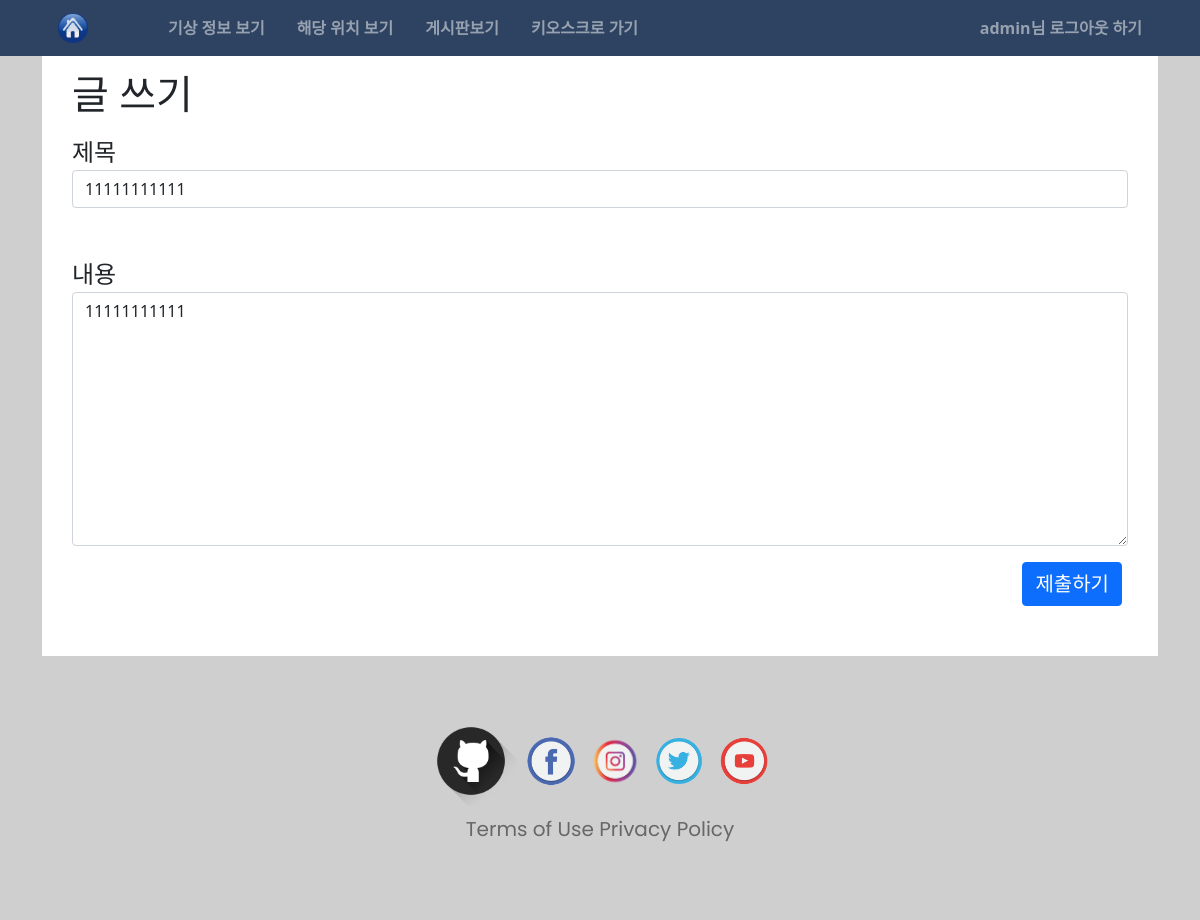
/board/question/modify/1/ (signed in), run on an earlier commit of the app's database.
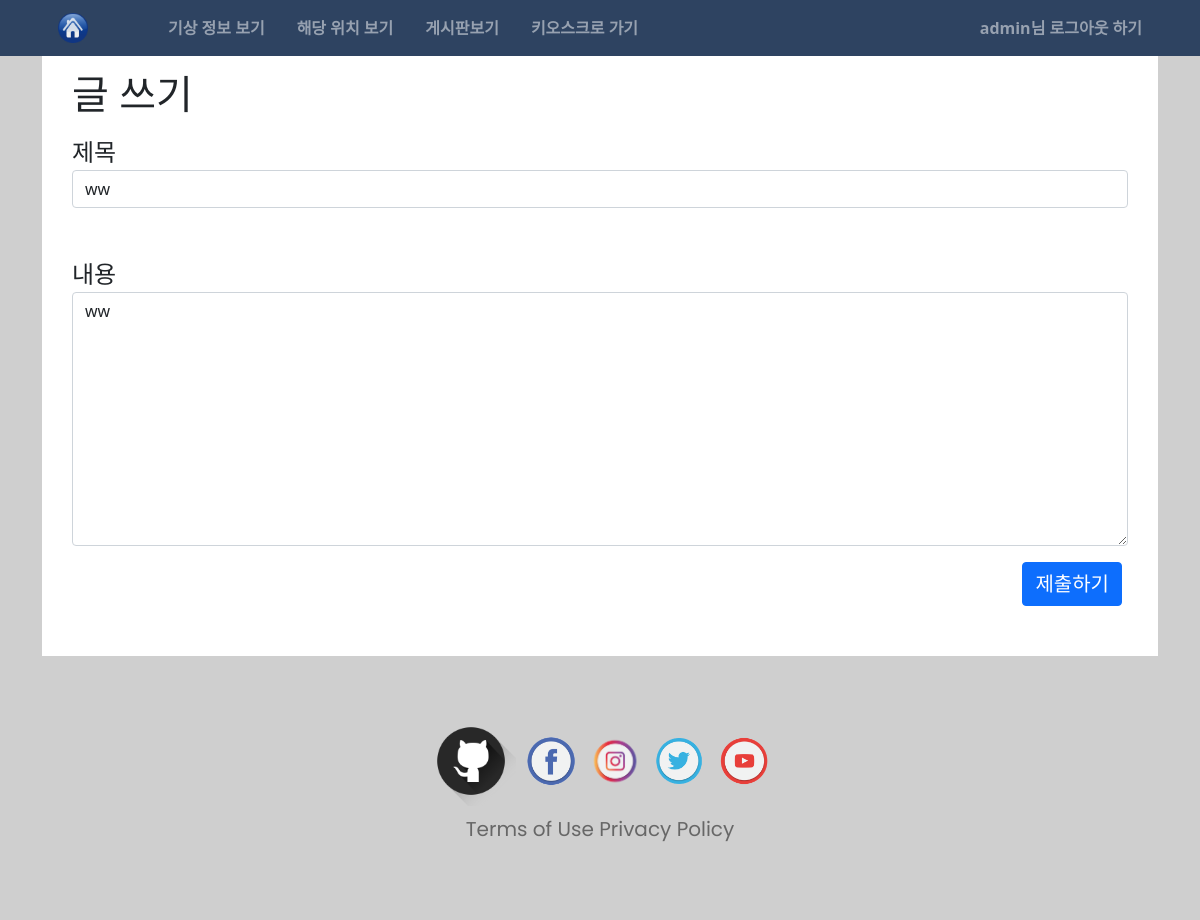
And on a later commit of the database.
### board/models.py (models this page shows, shortened)
class Question(models.Model):
  subject = models.CharField(max_length=200)
  content = models.TextField()
  create_date = models.DateTimeField()
  author = models.ForeignKey(User,on_delete=models.CASCADE, related_name='quthor_question')
  modify_date = models.DateTimeField(null=True, blank=True)
  voter = models.ManyToManyField(User,related_name='voter_question')
  devoter = models.ManyToManyField(User,related_name='devoter_question')

### board/views/question_views.py (the view)
# urls.py: path('question/modify/<int:question_id>/', question_views.question_modify, name='question_modify'),
@login_required(login_url='common:login')
def question_modify(request,question_id):
  question = get_object_or_404(Question, pk=question_id)
  if request.user != question.author:
      messages.error(request, '수정권한이 없습니다')
      return redirect('pybo:detail', question_id=question.id)
  if request.method == "POST":
    form = QuestionForm(request.POST, instance=question)
    if form.is_valid():
      question = form.save(commit=False)
      question.modify_date = timezone.now()
      question.save()
      return redirect('board:detail', question_id = question.id)
  else:
    form = QuestionForm(instance=question)
  context = {'form':form, 'question':question}
  return render(request,'board/question_create.html',context)

### board/forms.py
class QuestionForm(forms.ModelForm):
  class Meta:
    model = Question
    fields = ['subject','content']
    labels = {'subject':'제목','content':'내용'}

### templates/board/question_create.html (shortened to what this page needs)
{% extends "base.html" %}
{% block content %}
<div class="gray-side-wall">
  <div class="container">
    <div class="main-wall">
    <h1>글 쓰기 </h1>
      <form action="" method="post">
          <div class="form-group mt-3">
            <label class="fs-4"for="subject">제목</label>
            <input class="form-control mb-5" type="text" name="subject" id="subject" value="{{ form.content.value|default_if_none:'' }}">
          </div>
          <div class="form-group">
            <label class="fs-4" for="content">내용</label>
            <textarea class="form-control mb-3"name="content" id="content" rows="10">{{ form.content.value|default_if_none:'' }}</textarea>
          </div>
        <button style="margin-left: 90%; font-size:20px;" class="btn btn-primary" type="submit">제출하기</button>
      </form>
    </div>
  </div>
</div>
  <footer>
    {% include 'footer.html' %}
  </footer>
{% endblock content %}

What changed in the data, as far as the page shows it:
changed Question: subject "11111111111" → "ww"; content "11111111111" → "ww"
